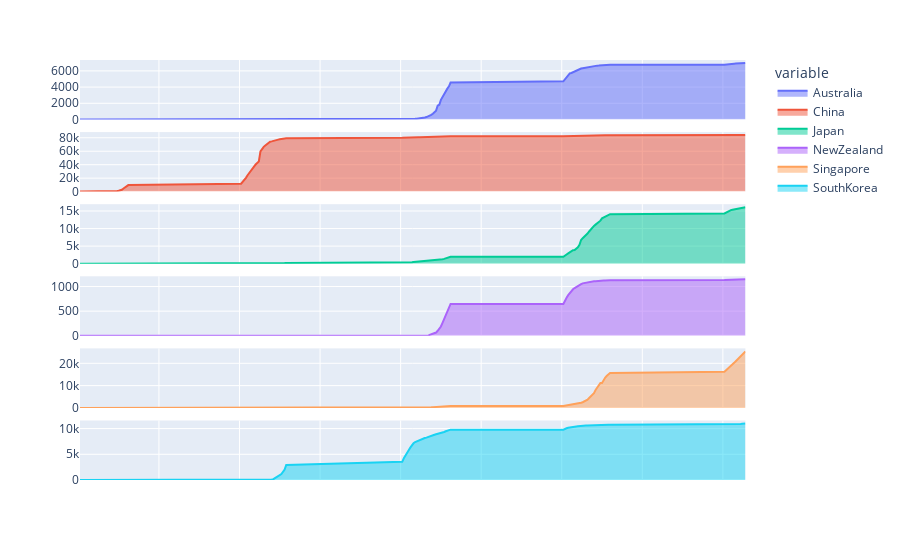

The code cell stored with this chart in its notebook:
### Code cell
#visualize line graph like example 2

fig = px.area(covid4vis, x="Date", y="value", color="variable"
             ,facet_row="variable")
fig.for_each_annotation(lambda a: a.update(text=''))
fig.update_yaxes(showticklabels=True , matches=None, title_text=None)
fig.update_xaxes(showticklabels=False , title_text=None)

### Figure 1 — Plotly figure (JSON) as saved in the notebook; plotly's stock layout.template omitted (floating-point values rounded to 4 significant figures; data arrays with more than 128 entries replaced by an {"elided": "..."} marker saying what was removed)
{"data": [{"hovertemplate": "variable=Australia<br>Date=%{x}<br>value=%{y}<extra></extra>", "legendgroup": "Australia", "line": {"color": "#636efa"}, "mode": "lines", "name": "Australia", "orientation": "v", "showlegend": true, "stackgroup": "1", "type": "scatter", "x": {"elided": "135 int values"}, "xaxis": "x6", "y": {"elided": "135 int values"}, "yaxis": "y6"}, {"hovertemplate": "variable=China<br>Date=%{x}<br>value=%{y}<extra></extra>", "legendgroup": "China", "line": {"color": "#EF553B"}, "mode": "lines", "name": "China", "orientation": "v", "showlegend": true, "stackgroup": "1", "type": "scatter", "x": {"elided": "135 int values"}, "xaxis": "x5", "y": {"elided": "135 int values"}, "yaxis": "y5"}, {"hovertemplate": "variable=Japan<br>Date=%{x}<br>value=%{y}<extra></extra>", "legendgroup": "Japan", "line": {"color": "#00cc96"}, "mode": "lines", "name": "Japan", "orientation": "v", "showlegend": true, "stackgroup": "1", "type": "scatter", "x": {"elided": "135 int values"}, "xaxis": "x4", "y": {"elided": "135 int values"}, "yaxis": "y4"}, {"hovertemplate": "variable=NewZealand<br>Date=%{x}<br>value=%{y}<extra></extra>", "legendgroup": "NewZealand", "line": {"color": "#ab63fa"}, "mode": "lines", "name": "NewZealand", "orientation": "v", "showlegend": true, "stackgroup": "1", "type": "scatter", "x": {"elided": "135 int values"}, "xaxis": "x3", "y": {"elided": "135 int values"}, "yaxis": "y3"}, {"hovertemplate": "variable=Singapore<br>Date=%{x}<br>value=%{y}<extra></extra>", "legendgroup": "Singapore", "line": {"color": "#FFA15A"}, "mode": "lines", "name": "Singapore", "orientation": "v", "showlegend": true, "stackgroup": "1", "type": "scatter", "x": {"elided": "135 int values"}, "xaxis": "x2", "y": {"elided": "135 int values"}, "yaxis": "y2"}, {"hovertemplate": "variable=SouthKorea<br>Date=%{x}<br>value=%{y}<extra></extra>", "legendgroup": "SouthKorea", "line": {"color": "#19d3f3"}, "mode": "lines", "name": "SouthKorea", "orientation": "v", "showlegend": true, "stackgroup": "1", "type": "scatter", "x": {"elided": "135 int values"}, "xaxis": "x", "y": {"elided": "135 int values"}, "yaxis": "y"}], "layout": {"annotations": [{"font": {}, "showarrow": false, "text": "", "textangle": 90, "x": 0.98, "xanchor": "left", "xref": "paper", "y": 0.07083, "yanchor": "middle", "yref": "paper"}, {"font": {}, "showarrow": false, "text": "", "textangle": 90, "x": 0.98, "xanchor": "left", "xref": "paper", "y": 0.2425, "yanchor": "middle", "yref": "paper"}, {"font": {}, "showarrow": false, "text": "", "textangle": 90, "x": 0.98, "xanchor": "left", "xref": "paper", "y": 0.4142, "yanchor": "middle", "yref": "paper"}, {"font": {}, "showarrow": false, "text": "", "textangle": 90, "x": 0.98, "xanchor": "left", "xref": "paper", "y": 0.5858, "yanchor": "middle", "yref": "paper"}, {"font": {}, "showarrow": false, "text": "", "textangle": 90, "x": 0.98, "xanchor": "left", "xref": "paper", "y": 0.7575, "yanchor": "middle", "yref": "paper"}, {"font": {}, "showarrow": false, "text": "", "textangle": 90, "x": 0.98, "xanchor": "left", "xref": "paper", "y": 0.9292, "yanchor": "middle", "yref": "paper"}], "legend": {"title": {"text": "variable"}, "tracegroupgap": 0}, "margin": {"t": 60}, "xaxis": {"anchor": "y", "domain": [0, 0.98], "showticklabels": false, "title": {}}, "xaxis2": {"anchor": "y2", "domain": [0, 0.98], "matches": "x", "showticklabels": false}, "xaxis3": {"anchor": "y3", "domain": [0, 0.98], "matches": "x", "showticklabels": false}, "xaxis4": {"anchor": "y4", "domain": [0, 0.98], "matches": "x", "showticklabels": false}, "xaxis5": {"anchor": "y5", "domain": [0, 0.98], "matches": "x", "showticklabels": false}, "xaxis6": {"anchor": "y6", "domain": [0, 0.98], "matches": "x", "showticklabels": false}, "yaxis": {"anchor": "x", "domain": [0, 0.1417], "showticklabels": true, "title": {}}, "yaxis2": {"anchor": "x2", "domain": [0.1717, 0.3133], "showticklabels": true, "title": {}}, "yaxis3": {"anchor": "x3", "domain": [0.3433, 0.485], "showticklabels": true, "title": {}}, "yaxis4": {"anchor": "x4", "domain": [0.515, 0.6567], "showticklabels": true, "title": {}}, "yaxis5": {"anchor": "x5", "domain": [0.6867, 0.8283], "showticklabels": true, "title": {}}, "yaxis6": {"anchor": "x6", "domain": [0.8583, 1], "showticklabels": true, "title": {}}}}
